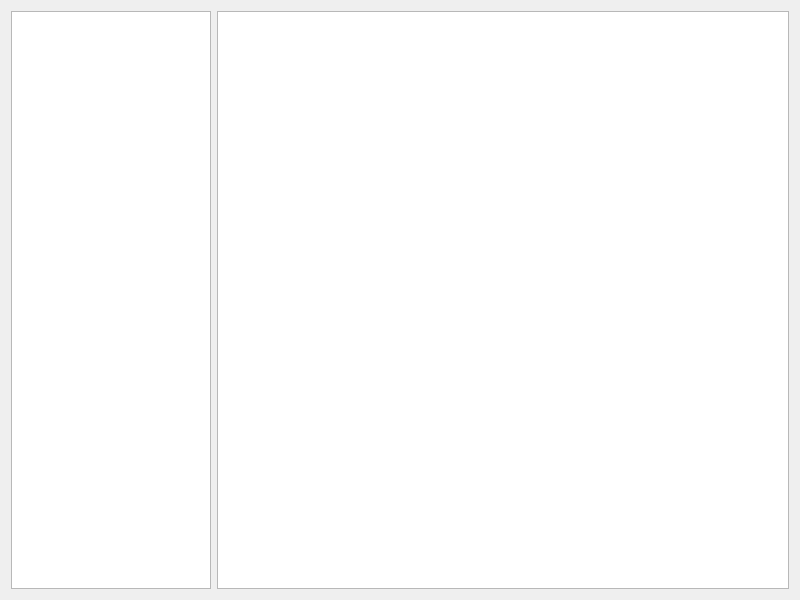
<?xml version="1.0" encoding="UTF-8"?>
<ui version="4.0">
 <class>Form</class>
 <widget class="QWidget" name="Form">
  <property name="geometry">
   <rect>
    <x>0</x>
    <y>0</y>
    <width>800</width>
    <height>600</height>
   </rect>
  </property>
  <property name="windowTitle">
   <string>Form</string>
  </property>
  <layout class="QGridLayout" name="gridLayout">
   <item row="0" column="0">
    <widget class="QTreeView" name="groupsTreeView">
     <property name="maximumSize">
      <size>
       <width>200</width>
       <height>16777215</height>
      </size>
     </property>
    </widget>
   </item>
   <item row="0" column="1">
    <widget class="QTableView" name="heatsTableView">
     <property name="enabled">
      <bool>true</bool>
     </property>
     <property name="sizePolicy">
      <sizepolicy hsizetype="Expanding" vsizetype="Preferred">
       <horstretch>1</horstretch>
       <verstretch>0</verstretch>
      </sizepolicy>
     </property>
     <property name="minimumSize">
      <size>
       <width>0</width>
       <height>300</height>
      </size>
     </property>
     <property name="font">
      <font>
       <pointsize>8</pointsize>
      </font>
     </property>
     <property name="verticalScrollBarPolicy">
      <enum>Qt::ScrollBarAlwaysOff</enum>
     </property>
     <property name="showGrid">
      <bool>true</bool>
     </property>
     <attribute name="horizontalHeaderVisible">
      <bool>false</bool>
     </attribute>
     <attribute name="verticalHeaderHighlightSections">
      <bool>false</bool>
     </attribute>
    </widget>
   </item>
  </layout>
 </widget>
 <resources/>
 <connections/>
</ui>
